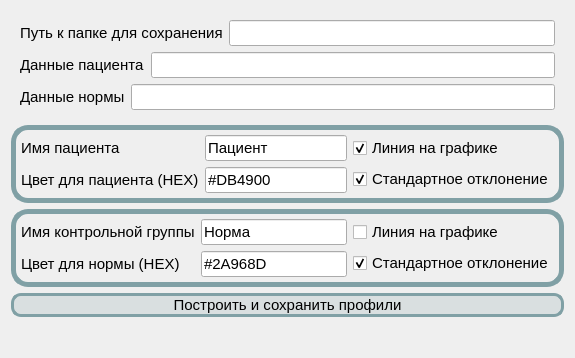
          <widget class="QWidget" name="widget">
           <attribute name="title">
            <string>Микрореологический профиль</string>
           </attribute>
           <layout class="QGridLayout" name="gridLayout_2">
            <item row="0" column="0">
             <layout class="QVBoxLayout" name="verticalLayout_11">
              <item>
               <widget class="QFrame" name="frame">
                <property name="sizePolicy">
                 <sizepolicy hsizetype="Preferred" vsizetype="Fixed">
                  <horstretch>0</horstretch>
                  <verstretch>0</verstretch>
                 </sizepolicy>
                </property>
                <layout class="QVBoxLayout" name="verticalLayout_10">
                 <item>
                  <layout class="QHBoxLayout" name="horizontalLayout_10">
                   <item>
                    <widget class="QLabel" name="lb_path_for_profile">
                     <property name="sizePolicy">
                      <sizepolicy hsizetype="Preferred" vsizetype="Fixed">
                       <horstretch>0</horstretch>
                       <verstretch>0</verstretch>
                      </sizepolicy>
                     </property>
                     <property name="font">
                      <font>
                       <pointsize>11</pointsize>
                      </font>
                     </property>
                     <property name="text">
                      <string>Путь к папке для сохранения</string>
                     </property>
                    </widget>
                   </item>
                   <item>
                    <widget class="QLineEdit" name="path_for_profile">
                     <property name="font">
                      <font>
                       <pointsize>11</pointsize>
                      </font>
                     </property>
                     <property name="text">
                      <string/>
                     </property>
                    </widget>
                   </item>
                  </layout>
                 </item>
                 <item>
                  <layout class="QHBoxLayout" name="horizontalLayout_11">
                   <item>
                    <widget class="QLabel" name="lb_patient_data">
                     <property name="sizePolicy">
                      <sizepolicy hsizetype="Preferred" vsizetype="Fixed">
                       <horstretch>0</horstretch>
                       <verstretch>0</verstretch>
                      </sizepolicy>
                     </property>
                     <property name="font">
                      <font>
                       <pointsize>11</pointsize>
                      </font>
                     </property>
                     <property name="toolTip">
                      <string>&lt;html&gt;&lt;head/&gt;&lt;body&gt;&lt;p&gt;Данные должны быть скопированы из таблицы, где есть 3 столбца: имя параметра, среднее значение, погрешность.&lt;/p&gt;&lt;/body&gt;&lt;/html&gt;</string>
                     </property>
                     <property name="text">
                      <string>Данные пациента</string>
                     </property>
                    </widget>
                   </item>
                   <item>
                    <widget class="QLineEdit" name="patient_data">
                     <property name="font">
                      <font>
                       <pointsize>11</pointsize>
                      </font>
                     </property>
                     <property name="text">
                      <string/>
                     </property>
                    </widget>
                   </item>
                  </layout>
                 </item>
                 <item>
                  <layout class="QHBoxLayout" name="horizontalLayout_12">
                   <item>
                    <widget class="QLabel" name="lb_norm_data">
                     <property name="sizePolicy">
                      <sizepolicy hsizetype="Preferred" vsizetype="Fixed">
                       <horstretch>0</horstretch>
                       <verstretch>0</verstretch>
                      </sizepolicy>
                     </property>
                     <property name="font">
                      <font>
                       <pointsize>11</pointsize>
                      </font>
                     </property>
                     <property name="toolTip">
                      <string>&lt;html&gt;&lt;head/&gt;&lt;body&gt;&lt;p&gt;Данные должны быть скопированы из таблицы, где есть 3 столбца: имя параметра, среднее значение, погрешность.&lt;/p&gt;&lt;/body&gt;&lt;/html&gt;</string>
                     </property>
                     <property name="text">
                      <string>Данные нормы</string>
                     </property>
                    </widget>
                   </item>
                   <item>
                    <widget class="QLineEdit" name="norm_data">
                     <property name="font">
                      <font>
                       <pointsize>11</pointsize>
                      </font>
                     </property>
                     <property name="text">
                      <string/>
                     </property>
                    </widget>
                   </item>
                  </layout>
                 </item>
                </layout>
               </widget>
              </item>
              <item>
               <widget class="QFrame" name="tyt">
                <property name="sizePolicy">
                 <sizepolicy hsizetype="Preferred" vsizetype="Fixed">
                  <horstretch>0</horstretch>
                  <verstretch>0</verstretch>
                 </sizepolicy>
                </property>
                <property name="font">
                 <font>
                  <pointsize>11</pointsize>
                 </font>
                </property>
                <property name="styleSheet">
                 <string notr="true">QFrame#tyt{
border: 5px solid rgb(128, 160, 165);
border-radius: 17px;
}</string>
                </property>
                <layout class="QHBoxLayout" name="horizontalLayout_9">
                 <property name="leftMargin">
                  <number>5</number>
                 </property>
                 <property name="topMargin">
                  <number>5</number>
                 </property>
                 <property name="rightMargin">
                  <number>5</number>
                 </property>
                 <property name="bottomMargin">
                  <number>5</number>
                 </property>
                 <item>
                  <layout class="QVBoxLayout" name="verticalLayout_6">
                   <item>
                    <widget class="QLabel" name="label_5">
                     <property name="font">
                      <font>
                       <pointsize>11</pointsize>
                      </font>
                     </property>
                     <property name="text">
                      <string>Имя пациента</string>
                     </property>
                    </widget>
                   </item>
                   <item>
                    <widget class="QLabel" name="label_4">
                     <property name="font">
                      <font>
                       <pointsize>11</pointsize>
                      </font>
                     </property>
                     <property name="toolTip">
                      <string>&lt;html&gt;&lt;head/&gt;&lt;body&gt;&lt;p&gt;Важно, чтобы цвет был в формате HEX: #......&lt;/p&gt;&lt;/body&gt;&lt;/html&gt;</string>
                     </property>
                     <property name="text">
                      <string>Цвет для пациента (HEX)</string>
                     </property>
                    </widget>
                   </item>
                  </layout>
                 </item>
                 <item>
                  <layout class="QVBoxLayout" name="verticalLayout_7">
                   <item>
                    <widget class="QLineEdit" name="patient_prof">
                     <property name="font">
                      <font>
                       <pointsize>11</pointsize>
                      </font>
                     </property>
                     <property name="text">
                      <string>Пациент</string>
                     </property>
                    </widget>
                   </item>
                   <item>
                    <widget class="QLineEdit" name="color_for_patient">
                     <property name="font">
                      <font>
                       <pointsize>11</pointsize>
                      </font>
                     </property>
                     <property name="text">
                      <string>#DB4900</string>
                     </property>
                    </widget>
                   </item>
                  </layout>
                 </item>
                 <item>
                  <layout class="QVBoxLayout" name="verticalLayout_34">
                   <item>
                    <widget class="QCheckBox" name="check_profile_pat_line">
                     <property name="enabled">
                      <bool>true</bool>
                     </property>
                     <property name="font">
                      <font>
                       <pointsize>11</pointsize>
                      </font>
                     </property>
                     <property name="text">
                      <string>Линия на графике</string>
                     </property>
                     <property name="checked">
                      <bool>true</bool>
                     </property>
                    </widget>
                   </item>
                   <item>
                    <widget class="QCheckBox" name="check_profile_pat_sd">
                     <property name="enabled">
                      <bool>true</bool>
                     </property>
                     <property name="font">
                      <font>
                       <pointsize>11</pointsize>
                      </font>
                     </property>
                     <property name="text">
                      <string>Стандартное отклонение</string>
                     </property>
                     <property name="checked">
                      <bool>true</bool>
                     </property>
                    </widget>
                   </item>
                  </layout>
                 </item>
                </layout>
               </widget>
              </item>
              <item>
               <widget class="QFrame" name="opo">
                <property name="sizePolicy">
                 <sizepolicy hsizetype="Preferred" vsizetype="Fixed">
                  <horstretch>0</horstretch>
                  <verstretch>0</verstretch>
                 </sizepolicy>
                </property>
                <property name="styleSheet">
                 <string notr="true">QFrame#opo{
border: 5px solid rgb(128, 160, 165);
border-radius: 17px;
}</string>
                </property>
                <layout class="QHBoxLayout" name="horizontalLayout_6">
                 <property name="leftMargin">
                  <number>5</number>
                 </property>
                 <property name="topMargin">
                  <number>5</number>
                 </property>
                 <property name="rightMargin">
                  <number>5</number>
                 </property>
                 <property name="bottomMargin">
                  <number>5</number>
                 </property>
                 <item>
                  <layout class="QVBoxLayout" name="verticalLayout_9">
                   <item>
                    <widget class="QLabel" name="label_8">
                     <property name="font">
                      <font>
                       <pointsize>11</pointsize>
                      </font>
                     </property>
                     <property name="text">
                      <string>Имя контрольной группы</string>
                     </property>
                    </widget>
                   </item>
                   <item>
                    <widget class="QLabel" name="label_7">
                     <property name="font">
                      <font>
                       <pointsize>11</pointsize>
                      </font>
                     </property>
                     <property name="toolTip">
                      <string>&lt;html&gt;&lt;head/&gt;&lt;body&gt;&lt;p&gt;Важно, чтобы цвет был в формате HEX: #......&lt;/p&gt;&lt;/body&gt;&lt;/html&gt;</string>
                     </property>
                     <property name="text">
                      <string>Цвет для нормы (HEX)</string>
                     </property>
                    </widget>
                   </item>
                  </layout>
                 </item>
                 <item>
                  <layout class="QVBoxLayout" name="verticalLayout_8">
                   <item>
                    <widget class="QLineEdit" name="norm_prof">
                     <property name="font">
                      <font>
                       <pointsize>11</pointsize>
                      </font>
                     </property>
                     <property name="text">
                      <string>Норма</string>
                     </property>
                    </widget>
                   </item>
                   <item>
                    <widget class="QLineEdit" name="color_for_norm">
                     <property name="font">
                      <font>
                       <pointsize>11</pointsize>
                      </font>
                     </property>
                     <property name="text">
                      <string>#2A968D</string>
                     </property>
                    </widget>
                   </item>
                  </layout>
                 </item>
                 <item>
                  <layout class="QVBoxLayout" name="verticalLayout_35">
                   <item>
                    <widget class="QCheckBox" name="check_profile_norm_line">
                     <property name="enabled">
                      <bool>true</bool>
                     </property>
                     <property name="font">
                      <font>
                       <pointsize>11</pointsize>
                      </font>
                     </property>
                     <property name="text">
                      <string>Линия на графике</string>
                     </property>
                     <property name="checked">
                      <bool>false</bool>
                     </property>
                    </widget>
                   </item>
                   <item>
                    <widget class="QCheckBox" name="check_profile_norm_sd">
                     <property name="enabled">
                      <bool>true</bool>
                     </property>
                     <property name="font">
                      <font>
                       <pointsize>11</pointsize>
                      </font>
                     </property>
                     <property name="text">
                      <string>Стандартное отклонение</string>
                     </property>
                     <property name="checked">
                      <bool>true</bool>
                     </property>
                    </widget>
                   </item>
                  </layout>
                 </item>
                </layout>
               </widget>
              </item>
              <item>
               <widget class="QPushButton" name="btn_plot_and_save_profile">
                <property name="font">
                 <font>
                  <pointsize>11</pointsize>
                 </font>
                </property>
                <property name="styleSheet">
                 <string notr="true">background-color: rgba(128, 160, 165, 50);
border: 3px solid rgb(128, 160, 165);
border-radius: 10px;</string>
                </property>
                <property name="text">
                 <string>Построить и сохранить профили</string>
                </property>
               </widget>
              </item>
              <item>
               <spacer name="verticalSpacer">
                <property name="orientation">
                 <enum>Qt::Vertical</enum>
                </property>
                <property name="sizeType">
                 <enum>QSizePolicy::Expanding</enum>
                </property>
                <property name="sizeHint" stdset="0">
                 <size>
                  <width>20</width>
                  <height>30</height>
                 </size>
                </property>
               </spacer>
              </item>
             </layout>
            </item>
           </layout>
          </widget>
